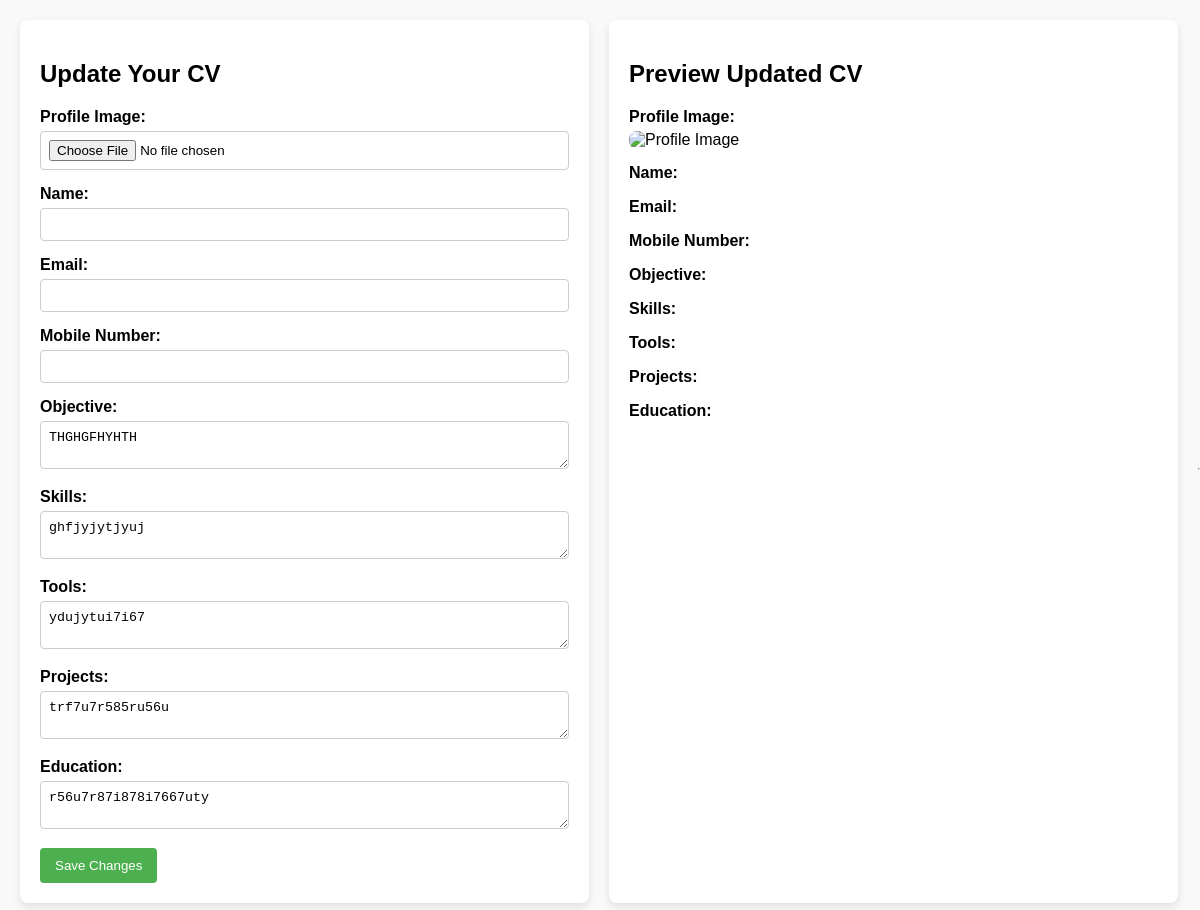
Page /cv_update/5/ on the committed database.
### myApp/models.py (models this page shows)
class FormMaker(models.Model):
    image= models.ImageField(upload_to='images/', blank=True, null=True)
    mobile= models.CharField(max_length=15, blank=True, null=True)
    objective= models.TextField(max_length=1000, blank=True, null=True)
    skills= models.TextField(max_length=1000, blank=True, null=True)
    tools= models.TextField(max_length=1000, blank=True, null=True)
    projects= models.TextField(max_length=1000, blank=True, null=True)
    education= models.TextField(max_length=1000, blank=True, null=True)
    customuser= models.ForeignKey(CustomUser, on_delete=models.CASCADE, blank=True, null=True,related_name='formmaker')

### myApp/views.py (the view)
# urls.py: path('cv_update/<int:pk>/',cv_update,name='cv_update'),
def cv_update(request, pk):
    task = get_object_or_404(FormMaker, pk=pk)
    if request.method == 'POST':
        form = FormMakerForm(request.POST, instance=task)
        name = request.POST.get('name')
        email = request.POST.get('email')
        user = request.user
        if name is not None and name != '':
            user.name = name
        if email is not None and email != '':
            user.email = email
            user.save()   # Save changes to the user model
        form.instance.customuser = user
        if form.is_valid():
            form.save()
            return redirect('home')
    else:
        form = FormMakerForm(instance=task)
        return render(request, 'cv_update.html', {'form': form})

### myApp/forms.py
class FormMakerForm(forms.ModelForm):
    class Meta:
        model = FormMaker
        fields = ('image',
                  'mobile',
                  'objective',
                  'skills',
                  'tools',
                  'projects',
                  'education',
                  'customuser',
                  )

### myApp/templates/cv_update.html (shortened to what this page needs)
<!DOCTYPE html>
<html lang="en">
<head>
</head>
<body>
    <div class="container">
        <section>
            <h1>Update Your CV</h1>
            <form method="POST" enctype="multipart/form-data">
                <div>
                    <label for="image">Profile Image:</label>
                    <input type="file" id="image" name="image" accept="image/*" onchange="updateOutput()">
                </div>
                <div>
                    <label for="name">Name:</label>
                    <input type="text" id="name" name="name" value="{{ tasks.customuser.name.value }}" oninput="updateOutput()">
                </div>
                <div>
                    <label for="email">Email:</label>
                    <input type="email" id="email" name="email" value="{{ tasks.customuser.email.value }}" oninput="updateOutput()">
                </div>
                <div>
                    <label for="mobile">Mobile Number:</label>
                    <input type="tel" id="mobile" name="mobile" oninput="updateOutput()">
                </div>
                <div>
                    <label for="objective">Objective:</label>
                    <textarea id="objective" name="objective" oninput="updateOutput()">{{ form.objective.value }}</textarea>
                </div>
                <div>
                    <label for="skills">Skills:</label>
                    <textarea id="skills" name="skills" oninput="updateOutput()">{{ form.skills.value }}</textarea>
                </div>
                <div>
                    <label for="tools">Tools:</label>
                    <textarea id="tools" name="tools" oninput="updateOutput()">{{ form.tools.value }}</textarea>
                </div>
                <div>
                    <label for="projects">Projects:</label>
                    <textarea id="projects" name="projects" oninput="updateOutput()">{{ form.projects.value }}</textarea>
                </div>
                <div>
                    <label for="education">Education:</label>
                    <textarea id="education" name="education" oninput="updateOutput()">{{ form.education.value }}</textarea>
                </div>
                <button type="submit">Save Changes</button>
            </form>
        </section>
        <section>
            <h1>Preview Updated CV</h1>
            <div>
                <label>Profile Image:</label>
                <img id="outputImage" src="{{ tasks.image.url }}" alt="Profile Image">
            </div>
            <div>
                <label>Name:</label>
            </div>
            <div>
                <label>Email:</label>
            </div>
            <div>
                <label>Mobile Number:</label>
            </div>
            <div>
                <label>Objective:</label>
            </div>
            <div>
                <label>Skills:</label>
            </div>
            <div>
                <label>Tools:</label>
            </div>
            <div>
                <label>Projects:</label>
            </div>
            <div>
                <label>Education:</label>
            </div>
        </section>
    </div>
    <hr>
</body>
</html>

### myApp/templates/cv_update.html (style rules this page uses)
body { font-family: Arial, sans-serif; margin: 0; padding: 0; display: flex; justify-content: center; align-items: center; min-height: 100vh; background-color: #f9f9f9; }
.container { display: flex; gap: 20px; max-width: 1200px; width: 100%; padding: 20px; flex-wrap: wrap; }
section { flex: 1 1 45%; background-color: #ffffff; padding: 20px; box-shadow: 0 4px 8px rgba(0, 0, 0, 0.1); border-radius: 8px; min-width: 300px; }
h1 { font-size: 1.5em; margin-bottom: 20px; }
div { margin-bottom: 15px; }
label { display: block; font-weight: bold; margin-bottom: 5px; }
input, textarea { width: 100%; padding: 8px; border: 1px solid #ccc; border-radius: 4px; box-sizing: border-box; }
button { background-color: #4CAF50; color: white; padding: 10px 15px; border: none; border-radius: 4px; cursor: pointer; }
img { max-width: 200px; height: auto; border-radius: 8px; }

### rows in the picture
FormMaker: objective "THGHGFHYHTH", skills "ghfjyjytjyuj", tools "ydujytui7i67", projects "trf7u7r585ru56u", education "r56u7r87i878i7667uty"
